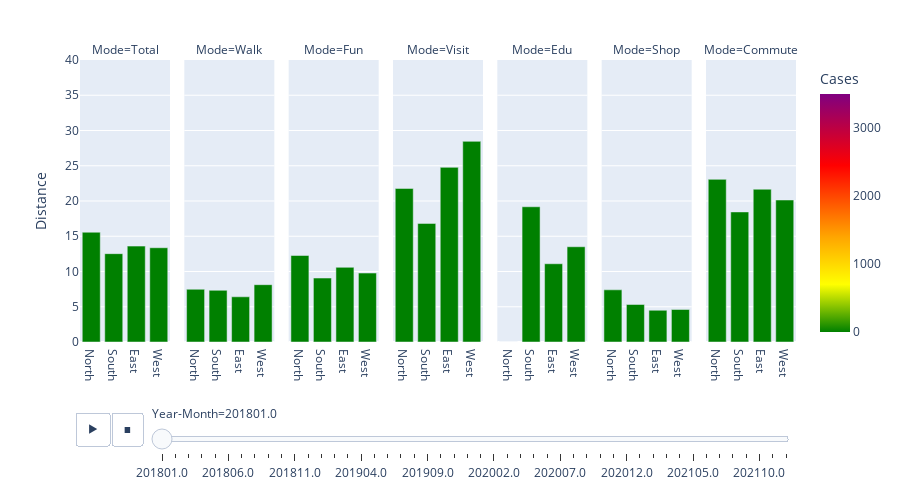

Notebook code cell kept with this figure:
### Code cell
fig = px.bar(purposes, x='Province_group', y='Distance', animation_frame='Year-Month', 
             facet_col='Mode', color='Hospital_admission', height=500, range_y=[0,40], hover_name='Distance',
             hover_data=['Hospital_admission'], color_continuous_scale=[[0, 'green'], [0.2, 'yellow'], [0.4, 'orange'], 
             [0.7, 'red'], [1.0, 'purple']], range_color=[0,3500], labels={"Province_group": "", 
                                                                           "Hospital_admission": "Cases"})
fig.update_layout(autotypenumbers='convert types')
fig.update_layout(
    hoverlabel=dict(
        bgcolor="white",
        font_size=12))

fig.show()

### Figure 1 — Plotly figure (JSON) as saved in the notebook; plotly's stock layout.template omitted (floating-point values rounded to 4 significant figures)
{"data": [{"alignmentgroup": "True", "customdata": [[0], [0], [0], [0]], "hovertemplate": "<b>%{hovertext}</b><br><br>Year-Month=201801.0<br>Mode=Total<br>=%{x}<br>Distance=%{y}<br>Cases=%{marker.color}<extra></extra>", "hovertext": [15.57, 12.53, 13.6, 13.37], "legendgroup": "", "marker": {"color": [0, 0, 0, 0], "coloraxis": "coloraxis", "pattern": {"shape": ""}}, "name": "", "offsetgroup": "", "orientation": "v", "showlegend": false, "textposition": "auto", "type": "bar", "x": ["North", "South", "East", "West"], "xaxis": "x", "y": [15.57, 12.53, 13.6, 13.37], "yaxis": "y"}, {"alignmentgroup": "True", "customdata": [[0], [0], [0], [0]], "hovertemplate": "<b>%{hovertext}</b><br><br>Year-Month=201801.0<br>Mode=Walk<br>=%{x}<br>Distance=%{y}<br>Cases=%{marker.color}<extra></extra>", "hovertext": [8.13, 7.33, 6.41, 7.48], "legendgroup": "", "marker": {"color": [0, 0, 0, 0], "coloraxis": "coloraxis", "pattern": {"shape": ""}}, "name": "", "offsetgroup": "", "orientation": "v", "showlegend": false, "textposition": "auto", "type": "bar", "x": ["West", "South", "East", "North"], "xaxis": "x2", "y": [8.13, 7.33, 6.41, 7.48], "yaxis": "y2"}, {"alignmentgroup": "True", "customdata": [[0], [0], [0], [0]], "hovertemplate": "<b>%{hovertext}</b><br><br>Year-Month=201801.0<br>Mode=Fun<br>=%{x}<br>Distance=%{y}<br>Cases=%{marker.color}<extra></extra>", "hovertext": [12.27, 10.59, 9.78, 9.07], "legendgroup": "", "marker": {"color": [0, 0, 0, 0], "coloraxis": "coloraxis", "pattern": {"shape": ""}}, "name": "", "offsetgroup": "", "orientation": "v", "showlegend": false, "textposition": "auto", "type": "bar", "x": ["North", "East", "West", "South"], "xaxis": "x3", "y": [12.27, 10.59, 9.78, 9.07], "yaxis": "y3"}, {"alignmentgroup": "True", "customdata": [[0], [0], [0], [0]], "hovertemplate": "<b>%{hovertext}</b><br><br>Year-Month=201801.0<br>Mode=Visit<br>=%{x}<br>Distance=%{y}<br>Cases=%{marker.color}<extra></extra>", "hovertext": [21.78, 24.77, 28.46, 16.82], "legendgroup": "", "marker": {"color": [0, 0, 0, 0], "coloraxis": "coloraxis", "pattern": {"shape": ""}}, "name": "", "offsetgroup": "", "orientation": "v", "showlegend": false, "textposition": "auto", "type": "bar", "x": ["North", "East", "West", "South"], "xaxis": "x4", "y": [21.78, 24.77, 28.46, 16.82], "yaxis": "y4"}, {"alignmentgroup": "True", "customdata": [[0], [0], [0], [0]], "hovertemplate": "<b>%{hovertext}</b><br><br>Year-Month=201801.0<br>Mode=Edu<br>=%{x}<br>Distance=%{y}<br>Cases=%{marker.color}<extra></extra>", "hovertext": [0, 11.1, 13.51, 19.18], "legendgroup": "", "marker": {"color": [0, 0, 0, 0], "coloraxis": "coloraxis", "pattern": {"shape": ""}}, "name": "", "offsetgroup": "", "orientation": "v", "showlegend": false, "textposition": "auto", "type": "bar", "x": ["North", "East", "West", "South"], "xaxis": "x5", "y": [0, 11.1, 13.51, 19.18], "yaxis": "y5"}, {"alignmentgroup": "True", "customdata": [[0], [0], [0], [0]], "hovertemplate": "<b>%{hovertext}</b><br><br>Year-Month=201801.0<br>Mode=Shop<br>=%{x}<br>Distance=%{y}<br>Cases=%{marker.color}<extra></extra>", "hovertext": [7.4, 4.5, 4.61, 5.32], "legendgroup": "", "marker": {"color": [0, 0, 0, 0], "coloraxis": "coloraxis", "pattern": {"shape": ""}}, "name": "", "offsetgroup": "", "orientation": "v", "showlegend": false, "textposition": "auto", "type": "bar", "x": ["North", "East", "West", "South"], "xaxis": "x6", "y": [7.4, 4.5, 4.61, 5.32], "yaxis": "y6"}, {"alignmentgroup": "True", "customdata": [[0], [0], [0], [0]], "hovertemplate": "<b>%{hovertext}</b><br><br>Year-Month=201801.0<br>Mode=Commute<br>=%{x}<br>Distance=%{y}<br>Cases=%{marker.color}<extra></extra>", "hovertext": [18.45, 20.14, 21.67, 23.07], "legendgroup": "", "marker": {"color": [0, 0, 0, 0], "coloraxis": "coloraxis", "pattern": {"shape": ""}}, "name": "", "offsetgroup": "", "orientation": "v", "showlegend": false, "textposition": "auto", "type": "bar", "x": ["South", "West", "East", "North"], "xaxis": "x7", "y": [18.45, 20.14, 21.67, 23.07], "yaxis": "y7"}], "layout": {"annotations": [{"font": {}, "showarrow": false, "text": "Mode=Total", "x": 0.06286, "xanchor": "center", "xref": "paper", "y": 1, "yanchor": "bottom", "yref": "paper"}, {"font": {}, "showarrow": false, "text": "Mode=Walk", "x": 0.2086, "xanchor": "center", "xref": "paper", "y": 1, "yanchor": "bottom", "yref": "paper"}, {"font": {}, "showarrow": false, "text": "Mode=Fun", "x": 0.3543, "xanchor": "center", "xref": "paper", "y": 1, "yanchor": "bottom", "yref": "paper"}, {"font": {}, "showarrow": false, "text": "Mode=Visit", "x": 0.5, "xanchor": "center", "xref": "paper", "y": 1, "yanchor": "bottom", "yref": "paper"}, {"font": {}, "showarrow": false, "text": "Mode=Edu", "x": 0.6457, "xanchor": "center", "xref": "paper", "y": 1, "yanchor": "bottom", "yref": "paper"}, {"font": {}, "showarrow": false, "text": "Mode=Shop", "x": 0.7914, "xanchor": "center", "xref": "paper", "y": 1, "yanchor": "bottom", "yref": "paper"}, {"font": {}, "showarrow": false, "text": "Mode=Commute", "x": 0.9371, "xanchor": "center", "xref": "paper", "y": 1, "yanchor": "bottom", "yref": "paper"}], "autotypenumbers": "convert types", "barmode": "relative", "coloraxis": {"cmax": 3500, "cmin": 0, "colorbar": {"title": {"text": "Cases"}}, "colorscale": [[0, "green"], [0.2, "yellow"], [0.4, "orange"], [0.7, "red"], [1, "purple"]]}, "height": 500, "hoverlabel": {"bgcolor": "white", "font": {"size": 12}}, "legend": {"tracegroupgap": 0}, "margin": {"t": 60}, "sliders": [{"active": 0, "currentvalue": {"prefix": "Year-Month="}, "len": 0.9, "pad": {"b": 10, "t": 60}, "steps": [{"args": [["201801.0"], {"frame": {"duration": 0, "redraw": true}, "fromcurrent": true, "mode": "immediate", "transition": {"duration": 0, "easing": "linear"}}], "label": "201801.0", "method": "animate"}, {"args": [["201802.0"], {"frame": {"duration": 0, "redraw": true}, "fromcurrent": true, "mode": "immediate", "transition": {"duration": 0, "easing": "linear"}}], "label": "201802.0", "method": "animate"}, {"args": [["201803.0"], {"frame": {"duration": 0, "redraw": true}, "fromcurrent": true, "mode": "immediate", "transition": {"duration": 0, "easing": "linear"}}], "label": "201803.0", "method": "animate"}, {"args": [["201804.0"], {"frame": {"duration": 0, "redraw": true}, "fromcurrent": true, "mode": "immediate", "transition": {"duration": 0, "easing": "linear"}}], "label": "201804.0", "method": "animate"}, {"args": [["201805.0"], {"frame": {"duration": 0, "redraw": true}, "fromcurrent": true, "mode": "immediate", "transition": {"duration": 0, "easing": "linear"}}], "label": "201805.0", "method": "animate"}, {"args": [["201806.0"], {"frame": {"duration": 0, "redraw": true}, "fromcurrent": true, "mode": "immediate", "transition": {"duration": 0, "easing": "linear"}}], "label": "201806.0", "method": "animate"}, {"args": [["201807.0"], {"frame": {"duration": 0, "redraw": true}, "fromcurrent": true, "mode": "immediate", "transition": {"duration": 0, "easing": "linear"}}], "label": "201807.0", "method": "animate"}, {"args": [["201808.0"], {"frame": {"duration": 0, "redraw": true}, "fromcurrent": true, "mode": "immediate", "transition": {"duration": 0, "easing": "linear"}}], "label": "201808.0", "method": "animate"}, {"args": [["201809.0"], {"frame": {"duration": 0, "redraw": true}, "fromcurrent": true, "mode": "immediate", "transition": {"duration": 0, "easing": "linear"}}], "label": "201809.0", "method": "animate"}, {"args": [["201810.0"], {"frame": {"duration": 0, "redraw": true}, "fromcurrent": true, "mode": "immediate", "transition": {"duration": 0, "easing": "linear"}}], "label": "201810.0", "method": "animate"}, {"args": [["201811.0"], {"frame": {"duration": 0, "redraw": true}, "fromcurrent": true, "mode": "immediate", "transition": {"duration": 0, "easing": "linear"}}], "label": "201811.0", "method": "animate"}, {"args": [["201812.0"], {"frame": {"duration": 0, "redraw": true}, "fromcurrent": true, "mode": "immediate", "transition": {"duration": 0, "easing": "linear"}}], "label": "201812.0", "method": "animate"}, {"args": [["201901.0"], {"frame": {"duration": 0, "redraw": true}, "fromcurrent": true, "mode": "immediate", "transition": {"duration": 0, "easing": "linear"}}], "label": "201901.0", "method": "animate"}, {"args": [["201902.0"], {"frame": {"duration": 0, "redraw": true}, "fromcurrent": true, "mode": "immediate", "transition": {"duration": 0, "easing": "linear"}}], "label": "201902.0", "method": "animate"}, {"args": [["201903.0"], {"frame": {"duration": 0, "redraw": true}, "fromcurrent": true, "mode": "immediate", "transition": {"duration": 0, "easing": "linear"}}], "label": "201903.0", "method": "animate"}, {"args": [["201904.0"], {"frame": {"duration": 0, "redraw": true}, "fromcurrent": true, "mode": "immediate", "transition": {"duration": 0, "easing": "linear"}}], "label": "201904.0", "method": "animate"}, {"args": [["201905.0"], {"frame": {"duration": 0, "redraw": true}, "fromcurrent": true, "mode": "immediate", "transition": {"duration": 0, "easing": "linear"}}], "label": "201905.0", "method": "animate"}, {"args": [["201906.0"], {"frame": {"duration": 0, "redraw": true}, "fromcurrent": true, "mode": "immediate", "transition": {"duration": 0, "easing": "linear"}}], "label": "201906.0", "method": "animate"}, {"args": [["201907.0"], {"frame": {"duration": 0, "redraw": true}, "fromcurrent": true, "mode": "immediate", "transition": {"duration": 0, "easing": "linear"}}], "label": "201907.0", "method": "animate"}, {"args": [["201908.0"], {"frame": {"duration": 0, "redraw": true}, "fromcurrent": true, "mode": "immediate", "transition": {"duration": 0, "easing": "linear"}}], "label": "201908.0", "method": "animate"}, {"args": [["201909.0"], {"frame": {"duration": 0, "redraw": true}, "fromcurrent": true, "mode": "immediate", "transition": {"duration": 0, "easing": "linear"}}], "label": "201909.0", "method": "animate"}, {"args": [["201910.0"], {"frame": {"duration": 0, "redraw": true}, "fromcurrent": true, "mode": "immediate", "transition": {"duration": 0, "easing": "linear"}}], "label": "201910.0", "method": "animate"}, {"args": [["201911.0"], {"frame": {"duration": 0, "redraw": true}, "fromcurrent": true, "mode": "immediate", "transition": {"duration": 0, "easing": "linear"}}], "label": "201911.0", "method": "animate"}, {"args": [["201912.0"], {"frame": {"duration": 0, "redraw": true}, "fromcurrent": true, "mode": "immediate", "transition": {"duration": 0, "easing": "linear"}}], "label": "201912.0", "method": "animate"}, {"args": [["202001.0"], {"frame": {"duration": 0, "redraw": true}, "fromcurrent": true, "mode": "immediate", "transition": {"duration": 0, "easing": "linear"}}], "label": "202001.0", "method": "animate"}, {"args": [["202002.0"], {"frame": {"duration": 0, "redraw": true}, "fromcurrent": true, "mode": "immediate", "transition": {"duration": 0, "easing": "linear"}}], "label": "202002.0", "method": "animate"}, {"args": [["202003.0"], {"frame": {"duration": 0, "redraw": true}, "fromcurrent": true, "mode": "immediate", "transition": {"duration": 0, "easing": "linear"}}], "label": "202003.0", "method": "animate"}, {"args": [["202004.0"], {"frame": {"duration": 0, "redraw": true}, "fromcurrent": true, "mode": "immediate", "transition": {"duration": 0, "easing": "linear"}}], "label": "202004.0", "method": "animate"}, {"args": [["202005.0"], {"frame": {"duration": 0, "redraw": true}, "fromcurrent": true, "mode": "immediate", "transition": {"duration": 0, "easing": "linear"}}], "label": "202005.0", "method": "animate"}, {"args": [["202006.0"], {"frame": {"duration": 0, "redraw": true}, "fromcurrent": true, "mode": "immediate", "transition": {"duration": 0, "easing": "linear"}}], "label": "202006.0", "method": "animate"}, {"args": [["202007.0"], {"frame": {"duration": 0, "redraw": true}, "fromcurrent": true, "mode": "immediate", "transition": {"duration": 0, "easing": "linear"}}], "label": "202007.0", "method": "animate"}, {"args": [["202008.0"], {"frame": {"duration": 0, "redraw": true}, "fromcurrent": true, "mode": "immediate", "transition": {"duration": 0, "easing": "linear"}}], "label": "202008.0", "method": "animate"}, {"args": [["202009.0"], {"frame": {"duration": 0, "redraw": true}, "fromcurrent": true, "mode": "immediate", "transition": {"duration": 0, "easing": "linear"}}], "label": "202009.0", "method": "animate"}, {"args": [["202010.0"], {"frame": {"duration": 0, "redraw": true}, "fromcurrent": true, "mode": "immediate", "transition": {"duration": 0, "easing": "linear"}}], "label": "202010.0", "method": "animate"}, {"args": [["202011.0"], {"frame": {"duration": 0, "redraw": true}, "fromcurrent": true, "mode": "immediate", "transition": {"duration": 0, "easing": "linear"}}], "label": "202011.0", "method": "animate"}, {"args": [["202012.0"], {"frame": {"duration": 0, "redraw": true}, "fromcurrent": true, "mode": "immediate", "transition": {"duration": 0, "easing": "linear"}}], "label": "202012.0", "method": "animate"}, {"args": [["202101.0"], {"frame": {"duration": 0, "redraw": true}, "fromcurrent": true, "mode": "immediate", "transition": {"duration": 0, "easing": "linear"}}], "label": "202101.0", "method": "animate"}, {"args": [["202102.0"], {"frame": {"duration": 0, "redraw": true}, "fromcurrent": true, "mode": "immediate", "transition": {"duration": 0, "easing": "linear"}}], "label": "202102.0", "method": "animate"}, {"args": [["202103.0"], {"frame": {"duration": 0, "redraw": true}, "fromcurrent": true, "mode": "immediate", "transition": {"duration": 0, "easing": "linear"}}], "label": "202103.0", "method": "animate"}, {"args": [["202104.0"], {"frame": {"duration": 0, "redraw": true}, "fromcurrent": true, "mode": "immediate", "transition": {"duration": 0, "easing": "linear"}}], "label": "202104.0", "method": "animate"}, {"args": [["202105.0"], {"frame": {"duration": 0, "redraw": true}, "fromcurrent": true, "mode": "immediate", "transition": {"duration": 0, "easing": "linear"}}], "label": "202105.0", "method": "animate"}, {"args": [["202106.0"], {"frame": {"duration": 0, "redraw": true}, "fromcurrent": true, "mode": "immediate", "transition": {"duration": 0, "easing": "linear"}}], "label": "202106.0", "method": "animate"}, {"args": [["202107.0"], {"frame": {"duration": 0, "redraw": true}, "fromcurrent": true, "mode": "immediate", "transition": {"duration": 0, "easing": "linear"}}], "label": "202107.0", "method": "animate"}, {"args": [["202108.0"], {"frame": {"duration": 0, "redraw": true}, "fromcurrent": true, "mode": "immediate", "transition": {"duration": 0, "easing": "linear"}}], "label": "202108.0", "method": "animate"}, {"args": [["202109.0"], {"frame": {"duration": 0, "redraw": true}, "fromcurrent": true, "mode": "immediate", "transition": {"duration": 0, "easing": "linear"}}], "label": "202109.0", "method": "animate"}, {"args": [["202110.0"], {"frame": {"duration": 0, "redraw": true}, "fromcurrent": true, "mode": "immediate", "transition": {"duration": 0, "easing": "linear"}}], "label": "202110.0", "method": "animate"}, {"args": [["202111.0"], {"frame": {"duration": 0, "redraw": true}, "fromcurrent": true, "mode": "immediate", "transition": {"duration": 0, "easing": "linear"}}], "label": "202111.0", "method": "animate"}, {"args": [["202112.0"], {"frame": {"duration": 0, "redraw": true}, "fromcurrent": true, "mode": "immediate", "transition": {"duration": 0, "easing": "linear"}}], "label": "202112.0", "method": "animate"}], "x": 0.1, "xanchor": "left", "y": 0, "yanchor": "top"}], "updatemenus": [{"buttons": [{"args": [null, {"frame": {"duration": 500, "redraw": true}, "fromcurrent": true, "mode": "immediate", "transition": {"duration": 500, "easing": "linear"}}], "label": "&#9654;", "method": "animate"}, {"args": [[null], {"frame": {"duration": 0, "redraw": true}, "fromcurrent": true, "mode": "immediate", "transition": {"duration": 0, "easing": "linear"}}], "label": "&#9724;", "method": "animate"}], "direction": "left", "pad": {"r": 10, "t": 70}, "showactive": false, "type": "buttons", "x": 0.1, "xanchor": "right", "y": 0, "yanchor": "top"}], "xaxis": {"anchor": "y", "domain": [0, 0.1257], "title": {"text": ""}}, "xaxis2": {"anchor": "y2", "domain": [0.1457, 0.2714], "matches": "x", "title": {"text": ""}}, "xaxis3": {"anchor": "y3", "domain": [0.2914, 0.4171], "matches": "x", "title": {"text": ""}}, "xaxis4": {"anchor": "y4", "domain": [0.4371, 0.5629], "matches": "x", "title": {"text": ""}}, "xaxis5": {"anchor": "y5", "domain": [0.5829, 0.7086], "matches": "x", "title": {"text": ""}}, "xaxis6": {"anchor": "y6", "domain": [0.7286, 0.8543], "matches": "x", "title": {"text": ""}}, "xaxis7": {"anchor": "y7", "domain": [0.8743, 1.0], "matches": "x", "title": {"text": ""}}, "yaxis": {"anchor": "x", "domain": [0, 1], "range": [0, 40], "title": {"text": "Distance"}}, "yaxis2": {"anchor": "x2", "domain": [0, 1], "matches": "y", "showticklabels": false}, "yaxis3": {"anchor": "x3", "domain": [0, 1], "matches": "y", "showticklabels": false}, "yaxis4": {"anchor": "x4", "domain": [0, 1], "matches": "y", "showticklabels": false}, "yaxis5": {"anchor": "x5", "domain": [0, 1], "matches": "y", "showticklabels": false}, "yaxis6": {"anchor": "x6", "domain": [0, 1], "matches": "y", "showticklabels": false}, "yaxis7": {"anchor": "x7", "domain": [0, 1], "matches": "y", "showticklabels": false}}}
